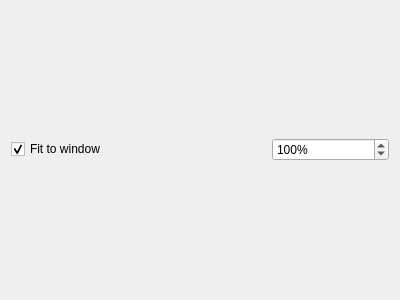
<?xml version="1.0" encoding="UTF-8"?>
<ui version="4.0">
 <class>ImageDisplay</class>
 <widget class="QWidget" name="ImageDisplay">
  <property name="geometry">
   <rect>
    <x>0</x>
    <y>0</y>
    <width>400</width>
    <height>300</height>
   </rect>
  </property>
  <property name="windowTitle">
   <string>Form</string>
  </property>
  <layout class="QVBoxLayout" name="verticalLayout">
   <item>
    <layout class="QVBoxLayout" name="mainLayout"/>
   </item>
   <item>
    <layout class="QHBoxLayout" name="horizontalLayout">
     <item>
      <widget class="QCheckBox" name="fitToWindowButton">
       <property name="text">
        <string>Fit to window</string>
       </property>
       <property name="checked">
        <bool>true</bool>
       </property>
      </widget>
     </item>
     <item>
      <widget class="QPushButton" name="resetZoomButton">
       <property name="sizePolicy">
        <sizepolicy hsizetype="Maximum" vsizetype="Fixed">
         <horstretch>0</horstretch>
         <verstretch>0</verstretch>
        </sizepolicy>
       </property>
       <property name="minimumSize">
        <size>
         <width>0</width>
         <height>1</height>
        </size>
       </property>
       <property name="maximumSize">
        <size>
         <width>16777215</width>
         <height>16777215</height>
        </size>
       </property>
       <property name="text">
        <string/>
       </property>
       <property name="flat">
        <bool>true</bool>
       </property>
      </widget>
     </item>
     <item>
      <widget class="QPushButton" name="zoomOutButton">
       <property name="sizePolicy">
        <sizepolicy hsizetype="Maximum" vsizetype="Fixed">
         <horstretch>0</horstretch>
         <verstretch>0</verstretch>
        </sizepolicy>
       </property>
       <property name="maximumSize">
        <size>
         <width>16777215</width>
         <height>16777215</height>
        </size>
       </property>
       <property name="text">
        <string/>
       </property>
       <property name="flat">
        <bool>true</bool>
       </property>
      </widget>
     </item>
     <item>
      <widget class="QPushButton" name="zoomInButton">
       <property name="sizePolicy">
        <sizepolicy hsizetype="Maximum" vsizetype="Fixed">
         <horstretch>0</horstretch>
         <verstretch>0</verstretch>
        </sizepolicy>
       </property>
       <property name="maximumSize">
        <size>
         <width>16777215</width>
         <height>16777215</height>
        </size>
       </property>
       <property name="text">
        <string/>
       </property>
       <property name="flat">
        <bool>true</bool>
       </property>
      </widget>
     </item>
     <item>
      <widget class="QSpinBox" name="zoomSpinBox">
       <property name="suffix">
        <string>%</string>
       </property>
       <property name="minimum">
        <number>33</number>
       </property>
       <property name="maximum">
        <number>300</number>
       </property>
       <property name="value">
        <number>100</number>
       </property>
      </widget>
     </item>
    </layout>
   </item>
  </layout>
 </widget>
 <resources/>
 <connections/>
</ui>
